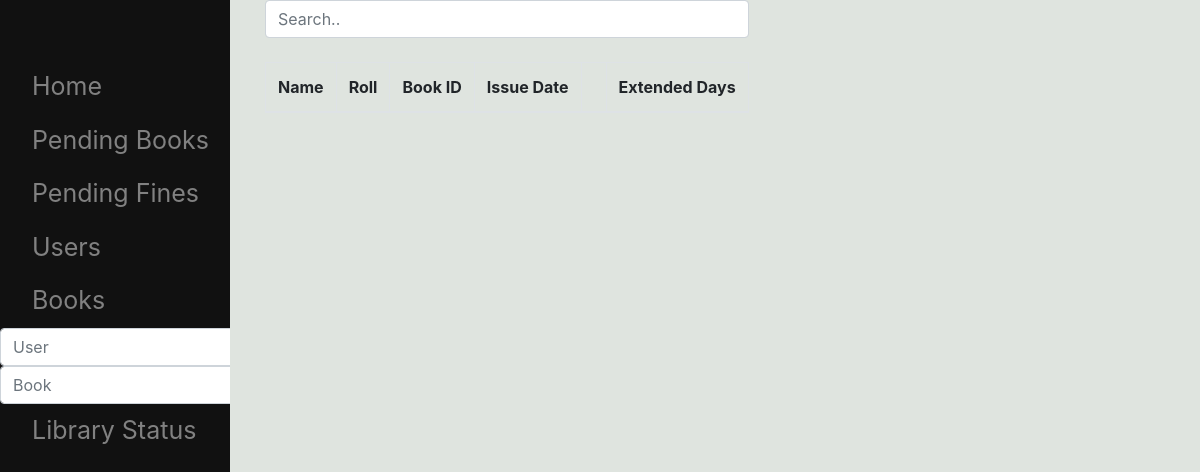
Before: /pendingBooks/ with the older database file.
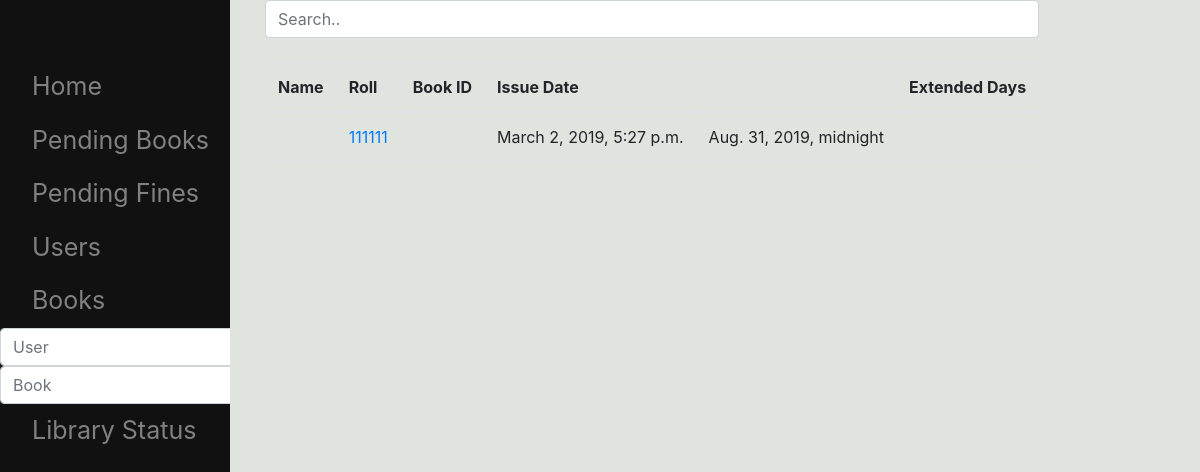
After: the same page with the newer database file.
### lm/models.py (models this page shows, shortened)
class Issue(models.Model):
    user = models.ForeignKey(Student,on_delete=models.CASCADE,null=True)
    book = models.ForeignKey(Book,on_delete=models.CASCADE,null=True,)
    day = models.ForeignKey(event_day,on_delete=models.CASCADE,null=True)
    issue_time = models.DateTimeField(auto_now_add=True,blank=True,editable=True)
    is_returned = models.BooleanField(default=False,editable=True)
    return_time = models.DateTimeField(auto_now_add=False,blank=True,editable=True,null=True)
    paid = models.BooleanField(default=False,editable=True)
    is_late = models.BooleanField(default=False,editable=True)
    mailSend = models.BooleanField(default=False)

class Student(models.Model):
    name = models.CharField(max_length=30,default=' ',editable=True)
    roll = models.IntegerField(editable=True,primary_key=True)
    image_path = models.ImageField(default='../static/lm/anon.png',editable=True)
    email = models.EmailField(blank=True,editable=True)
    payable_amount = models.IntegerField(default=0,editable=True)
    is_student = models.BooleanField(default=True,editable=True)
    is_active = models.BooleanField(default=True,null=False,editable=True)
    exist = models.BooleanField(default=True)
    bookCount = models.IntegerField(default=0)

### lm/views.py (the view)
# urls.py: path('pendingBooks/',views.PendingBooks.as_view(),name='pendingbooks'),
class PendingBooks(generic.ListView):
    template_name = 'lm/pendingIssue.html'
    def get_queryset(self):
        return Issue.objects.all().filter(is_returned = False)

### lm/templates/lm/pendingIssue.html (shortened to what this page needs)
{% extends 'lm/base.html' %}
{% block body %}
<input class="form-control" id="myInput" type="text" placeholder="Search..">
  <br>
 <table class="table table-bordered">
    <thead>
      <tr>
        <th>Name</th>
        <th>Roll</th>
        <th>Book ID</th>
        <th>Issue Date</th>
        <th></th>
        <th>Extended Days</th>
      </tr>
    </thead>
     <tbody id="myTable" >
{% for issue in object_list %}
      <tr>
          <td>{{issue.user.name }}</td>
          <td><a href="{% url 'lm:user' issue.user.pk %}" >{{issue.user.roll }}</a></td>
          <td><a href="{% url 'lm:book' issue.book.pk %}" >{{issue.book.identity }}</a></td>
        <td>{{issue.issue_time }}</td>
        <td>{{issue.return_time }}</td>
        <td>{{ issue.dayLeft }}</td>
      </tr>
{% endfor %}
     </tbody>
  </table>
{% endblock %}

Changed rows visible on the page:
added Issue: user.roll "111111", issue_time "March 2, 2019, 5:27 p.m.", return_time "Aug. 31, 2019, midnight"
